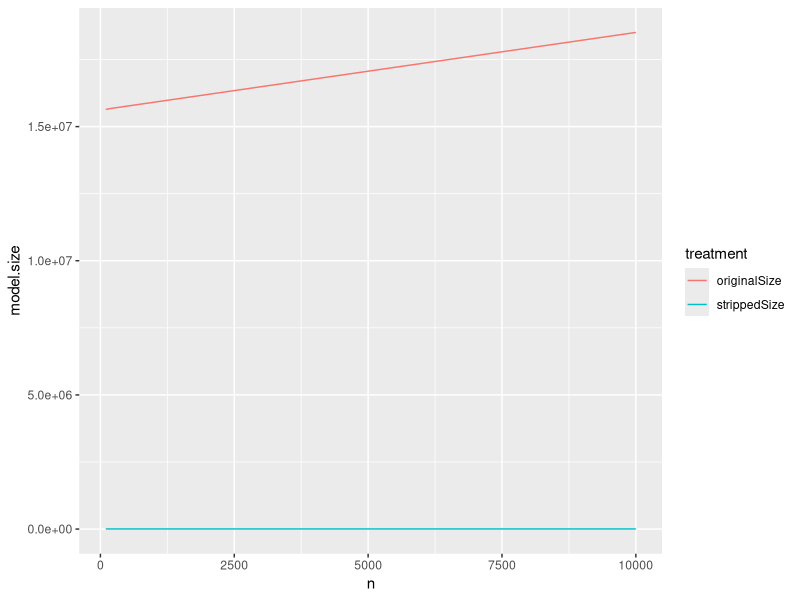

Write R code to recreate this figure.

library(ggplot2)
library(reshape2)
set.seed(2325235)

synthFrame <- function(nrows) {
   d <- data.frame(xN=rnorm(nrows),
      xC=sample(c('a','b'),size=nrows,replace=TRUE))
   d$y <- (d$xN + ifelse(d$xC=='a',0.2,-0.2) + rnorm(nrows))>0.5
   d
}

dTrain <- synthFrame(100000)
dTest <- synthFrame(100)
model <- glm(y~xN+xC,data=dTrain,family=binomial(link='logit'))

mLength <- length(serialize(model,NULL))
print(paste('orig size',mLength))

dTest$pred1 <- predict(model,newdata=dTest,type='response')

# ggplot(data=dTest) + geom_density(aes(x=pred1,color=y))
# one way to hunt: lapply(cm,object.size)

stripGlmLR <- function(cm) {
   cm$residuals <- c()
   cm$fitted.values <- c()
   cm$y <- c()
   cm$data <- c()
   cm$model <- c()
   cm$linear.predictors <- c()
   cm$effects <- c()
   cm$weights <- c()
   cm$prior.weights <- c()
   cm$qr$qr <- c()
   attr(cm$formula,".Environment") <- c()
   cm$family$variance <- c()
   cm$family$dev.resids <- c()
   cm$family$aic <- c()
   cm$family$validmu <- c()
   cm$family$simulate <- c()
   attr(cm$terms,".Environment") <- c()
   cm
}

cm <- stripGlmLR(model)
dTest$pred2 <- predict(cm,newdata=dTest,type='response')

loss <- sum(abs(dTest$pred1-dTest$pred2))
print(paste('error',loss))

cLength <- length(serialize(cm,NULL))
print(paste('reduced size',cLength))
print(paste('size ratio',cLength/mLength))

plotFrame <- data.frame(n=seq(100,10000,100),originalSize=0,strippedSize=0)
for(i in 1:dim(plotFrame)[[1]]) {
  n <- plotFrame[i,'n']
  dTraini <- synthFrame(n)
  modeli <- glm(y~xN+xC,data=dTraini,family=binomial(link='logit'))
  plotFrame[i,'originalSize'] <- length(serialize(modeli,NULL))  
  plotFrame[i,'strippedSize'] <- length(serialize(stripGlmLR(modeli),NULL))  
}

pf <- melt(plotFrame,id.vars='n',variable.name='treatment',value.name='model.size')
ggplot(data=pf,aes(x=n,y=model.size,color=treatment)) + geom_line()
